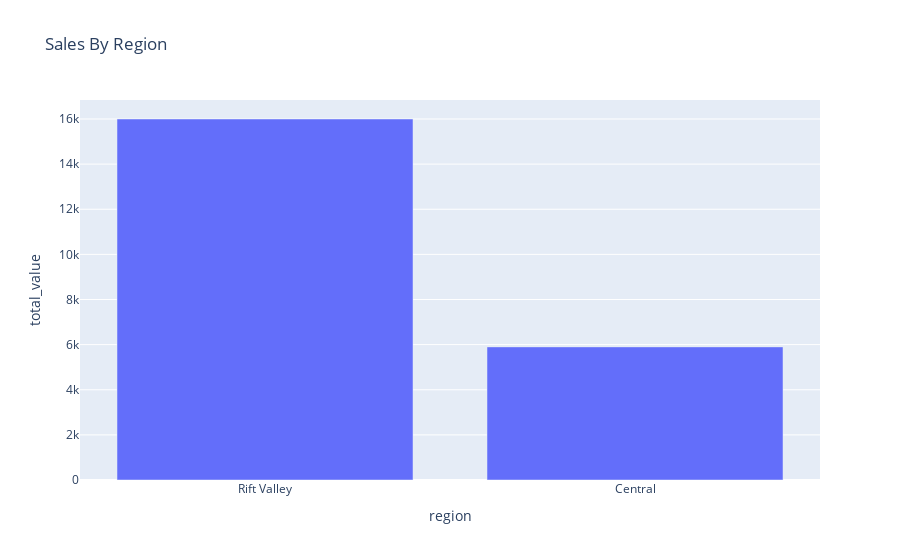

Source (notebook cell):
### Markdown cell above
##### 8. Visulization

### Code cell
import plotly.express as px
px.bar(agg,x='region',y='total_value',title="Sales By Region")

### Figure 1 — Plotly figure (JSON) as saved in the notebook; plotly's stock layout.template omitted (floating-point values rounded to 4 significant figures)
{"data": [{"hovertemplate": "region=%{x}<br>total_value=%{y}<extra></extra>", "legendgroup": "", "marker": {"color": "#636efa", "pattern": {"shape": ""}}, "name": "", "orientation": "v", "showlegend": false, "textposition": "auto", "type": "bar", "x": ["Rift Valley", "Central"], "xaxis": "x", "y": [16000, 5900], "yaxis": "y"}], "layout": {"barmode": "relative", "legend": {"tracegroupgap": 0}, "title": {"text": "Sales By Region"}, "xaxis": {"anchor": "y", "domain": [0, 1], "title": {"text": "region"}}, "yaxis": {"anchor": "x", "domain": [0, 1], "title": {"text": "total_value"}}}}
